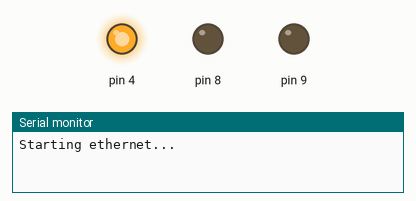
This sketch was run on a simulated Arduino Uno, built for the host (arithmetic inside an expression is 32-bit, double 64-bit). On the bench: output pins drawn as LEDs (lit = HIGH), the last lines printed to the serial monitor. WiFi joins after 1.5 s; servers stay silent unless stated; uploads are accepted with an empty reply.

Above: at 0.1 s.
At 13.9 s:
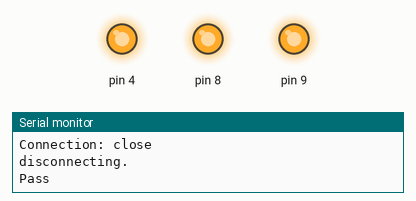
Timing chart, 0 to 15.4 s (numbered marks = the images above):
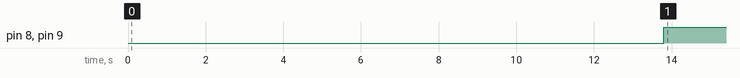

The sketch:

webclient_remotecontrol.ino
```cpp
/*
   Web client sketch for IDE v1.0.1 and w5100/w5200
   Uses GET method.
   Posted October 2012 by SurferTim
   Last modified August 23, 2013
*/

#include <SPI.h>
#include <Ethernet.h>

// this must be unique
byte mac[] = {  0xDE, 0xAD, 0xBE, 0xEF, 0xFE, 0xED };

// change to your network settings
IPAddress ip(192,168,0,147);
IPAddress gateway(192, 168, 0, 1);

//IPAddress ip(192,168,1,215);
//IPAddress gateway(192,168,1,1);

IPAddress subnet(255, 255, 255, 0);

// change to your server
//IPAddress server(74,125,227,16); // Google
//IPAddress server(61,135,169,105); // Baidu
IPAddress server(50,31,152,47);
//IPAddress server(192,168,1,112);
//IPAddress server(192,168,1,103); // Google
//Change to your domain name for virtual servers
char serverName[] = "www.geeknimo.com";
// If no domain name, use the ip address above
//char serverName[] = "192.168.1.112";

// change to your server's port
int serverPort = 80;

EthernetClient client;
int remote_data=0;
int loopCount = 0;
char pageAdd[64];

void setup() {
  Serial.begin(9600);

  // disable SD SPI
  pinMode(4,OUTPUT);
  digitalWrite(4,HIGH);

  pinMode(8,OUTPUT);
  digitalWrite(8,LOW);

  pinMode(9,OUTPUT);
  digitalWrite(9,LOW);

  // Start ethernet
  Serial.println(F("Starting ethernet..."));
  Ethernet.begin(mac, ip, gateway, gateway, subnet);

  // If using dhcp, comment out the line above
  // and uncomment the next 2 lines

  if(!Ethernet.begin(mac)) Serial.println(F("failed"));
  else Serial.println(F("ok"));
  digitalWrite(10,HIGH);

  Serial.println(Ethernet.localIP());

  delay(2000);
  //Serial.println(F("Ready"));
}

void loop()
{
  if(loopCount < 10)
  {
    // if loopCount is less than 30, just delay a second
    delay(1000);
  }
  else
  {
    // every thirty seconds this runs
    loopCount = 0;

    // Modify next line to load different page
    // or pass values to server
    //sprintf(pageAdd,"/",totalCount);

    //sprintf(pageAdd,"/arduino.php?test=%u",totalCount);
    //sprintf(pageAdd,"/question2answer/index.php",totalCount);
    //sprintf(pageAdd,"/remotecontrol/index.php?data=%u",remote_data);
    sprintf(pageAdd,"/remotecontrol/index.php?flag=%u",remote_data);

    //Serial.print(pageAdd);
    if(!getPage(server,serverPort,pageAdd)) Serial.print(F("Fail "));
    else  Serial.print(F("Pass "));

  }

  loopCount++;
}

byte getPage(IPAddress ipBuf,int thisPort, char *page)
{
  int inChar;
  char outBuf[128];

  //Serial.print(F("connecting..."));

  if(client.connect(ipBuf,thisPort))
  {
    //Serial.println(F("connected"));

    sprintf(outBuf,"GET %s HTTP/1.1",page);
    client.println(outBuf);
    sprintf(outBuf,"Host: %s",serverName);
    client.println(outBuf);
    client.println(F("Connection: close\r\n"));
  }
  else
  {
    Serial.println(F("failed"));
    return 0;
  }

  // connectLoop controls the hardware fail timeout
  int connectLoop = 0;

  while(client.connected())
  {
    while(client.available())
    {
      inChar = client.read();
      Serial.write(inChar);
      // set connectLoop to zero if a packet arrives
      connectLoop = 0;
    }

    connectLoop++;

    // if more than 10000 milliseconds since the last packet
    if(connectLoop > 10000)
    {
      // then close the connection from this end.
      Serial.println();
      Serial.println(F("Timeout"));
      client.stop();
    }
    // this is a delay for the connectLoop timing
    delay(1);
  }

  //Serial.println();
  //Serial.write(inChar);

  if(inChar == '1')
  {
    Serial.print("switch 1");
    digitalWrite(9,HIGH);
    //digitalWrite(8,LOW);
    digitalWrite(8,HIGH);
  }
  else if(inChar == '2')
  {
    Serial.print("switch 2");
    digitalWrite(9,HIGH);
    //digitalWrite(8,HIGH);
    digitalWrite(8,HIGH);
  }
  else
  {
    Serial.write(inChar);
    digitalWrite(9,HIGH);
    digitalWrite(8,HIGH);
  }
  Serial.println();
  Serial.println(F("disconnecting."));
  // close client end
  client.stop();

  return 1;
}
```

Measured:
- by itself, pin 8, pin 9: LOW → HIGH at 13.8 s
